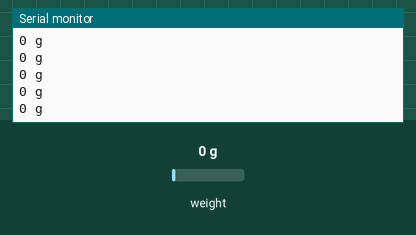
The sketch below on a simulated Arduino Uno, built with avr-gcc and run on an emulated ATmega328P. Shown: the last lines printed to the serial monitor. The test bench sets the inputs (shaded band); at power-on: weight on the scale 0 g.

Above: at 1.2 s.
1.3 s: weight on the scale set to 100 g
At 1.42 s:
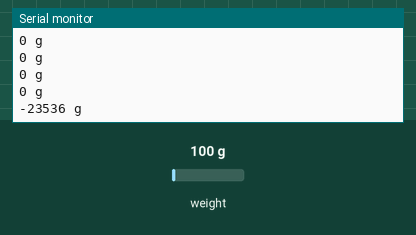
4.3 s: weight on the scale set to 1250 g
At 4.3 s:
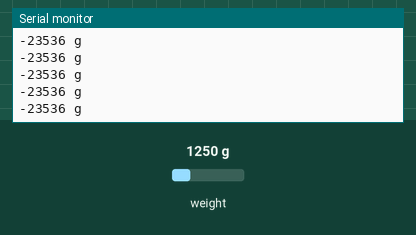
Timing chart, 0 to 7.3 s (numbered marks = the images above; inputs shaded):
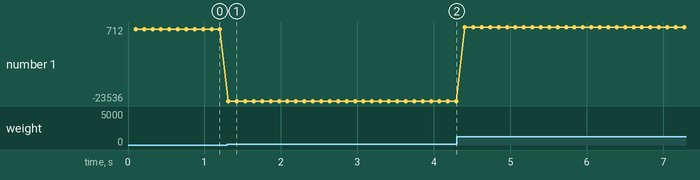

Measured:
- after the input at 1.3 s, the serial monitor: prints a new line at once (image 1)
- plotted number 1: 0 → -23536 after the input at 1.3 s, -23536 → 712 after the input at 4.3 s

The sketch:

Weight_test.ino
```cpp
/* sample for digital weight scale of hx711, display with a HD44780 liquid crtstal monitor
 *
 * hardware design: syyyd
 * available at http://syyyd.taobao.com
 *
 * library design: Weihong Guan (@aguegu)
 * http://aguegu.net
 *
 * library host on
 * https://github.com/aguegu/Arduino
 */

// Hx711.DOUT - pin #A1
// Hx711.SCK - pin #A0

#include "hx711.h"
int weight;

Hx711 scale(A1, A0);

void setup() {

  Serial.begin(9600);

}

void loop() {

  weight = abs(scale.getGram());
  Serial.print(weight);
  Serial.println(" g");

  delay(10);
}
```
